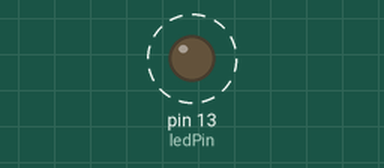
Recording of a sketch running on a simulated Arduino Nano, built with avr-gcc and run on an emulated ATmega328P. Shown: output pins drawn as LEDs (lit = HIGH). Dashed ring = blinking. What the sketch prints to the serial monitor is not drawn.

Above: at 0.5 s.
Timing chart, 0 to 5.1 s (numbered marks = the images above):
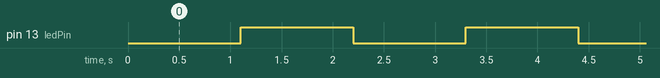

Measured:
- by itself, pin 13 (ledPin): alternates HIGH for 1.1 s and LOW for 1.1 s

The sketch:

LedIndicator.ino
```cpp
int ledPin = 13;
boolean ledState = HIGH;

void setup()
{
	pinMode(ledPin, OUTPUT);

	Serial.begin(9600);
}
void loop()
{
	ledState = !ledState;
	digitalWrite(ledPin, ledState);
	delay(1000);

	if (ledState)
	{
		Serial.println("Led is OFF!");
	}
	else
	{
		Serial.println("Led is ON!");
	}
	delay(100);
}
```
